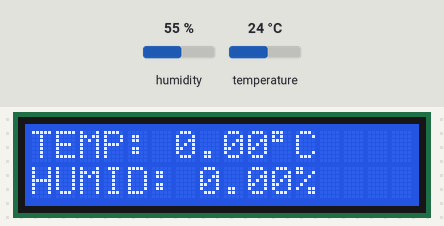
Recording of a sketch running on a simulated ESP32. On the bench: 16×2 character LCD. The inputs (shaded band) are chosen by the test bench; at power-on: humidity 55 %, temperature 24 °C. WiFi joins after 1.5 s; servers stay silent unless stated; what the sketch prints to the serial monitor is not drawn.

Above: at 1.2 s.
1.3 s: humidity set to 22 %
At 5.6 s:
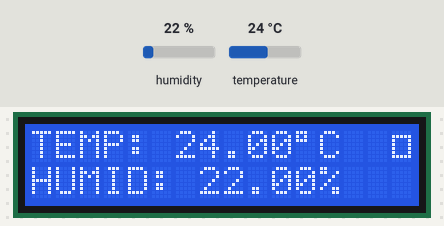
6.5 s: temperature set to 0 °C
At 10.4 s:
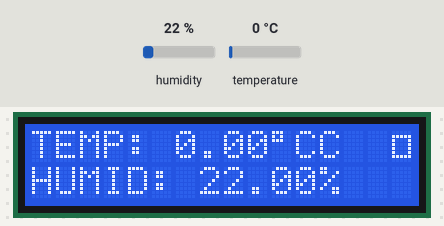
11.5 s: humidity set to 40 %
At 16.2 s:
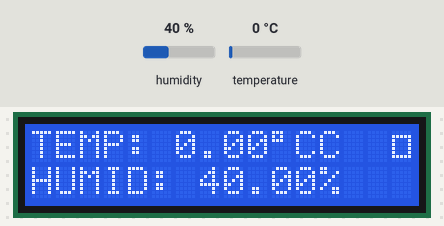
16.5 s: temperature set to 12 °C
At 21.1 s:
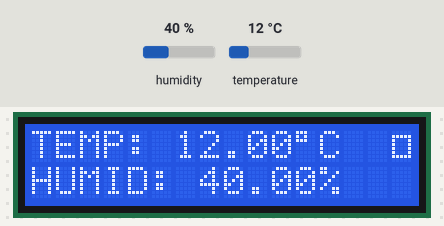
Timing chart, 0 to 22.6 s (numbered marks = the images above; inputs shaded):
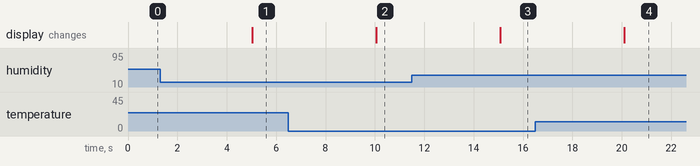

Measured:
- after the input at 6.5 s, the display: changes after 3.6 s (image 2)
- after the input at 11.5 s, the display: changes after 3.6 s (image 3)
- after the input at 16.5 s, the display: changes after 3.6 s (image 4)

The sketch:

Temp_DIsplay_Shield_for_JRC_Board_Webserver.ino
```cpp
#include <WiFi.h>
#include <WebServer.h>
#include <LiquidCrystal.h>
#include <DHT.h>
DHT dht(23, DHT11);
LiquidCrystal lcd(4, 17, 16, 15, 14, 05);
WebServer server(80);

float temp, humidity;
uint32_t timer;
String html;

const char* ssid = "NAF Tech_WiFi";
const char* password = "N@f Tech";
IPAddress local_IP(192, 168, 1, 184);
IPAddress gateway(192, 168, 1, 1);
IPAddress subnet(255, 255, 255, 0);

void sendData() {
  html = "<html><head><title>JRC Board</title>";
  html += "<content=\"width=device-width, initial-scale=1\">";
  html += "<style>html { font-family: Helvetica; display: inline-block; margin: 0px auto; text-align: center;}</style></head>";

  html += "<body><h1>JRC Board Temperature and Humidity Server</h1><br>";  //Header of the webserver
  html += "<h2>Temperature: " + String(temp) + " &deg;C</h2>";         //print temparature value
  html += "<h2>Humidity: " + String(humidity) + " %</h2>";                 //print humidity value
  html += "</body></html>";
  server.send(200, "text/html", html);
}

void setup() {
  Serial.begin(115200);
  lcd.begin(16, 2);
  dht.begin();
  // if (!WiFi.config(local_IP, gateway, subnet)) {
  //   Serial.println("STA Failed to configure");
  // }
  WiFi.begin(ssid, password);
  server.on("/", sendData);
  server.begin();
}

void loop() {
  display();
  reading();
  server.handleClient();
}
```

display.ino
```cpp
void display() {
  lcd.setCursor(0, 0);
  lcd.print("TEMP: " + String(temp) + char(223) + "C");
  lcd.setCursor(0, 1);
  lcd.print("HUMID: " + String(humidity) + "%");
}
```

sensor.ino
```cpp
void reading() {
  if (millis() - timer > 5000) {
    temp = dht.readTemperature();
    humidity = dht.readHumidity();
    status_check();
    timer = millis();
  }
}
```

status.ino
```cpp
void status_check() {
  if (WiFi.status() == WL_CONNECTED) {
    lcd.setCursor(15, 0);
    lcd.print(char(219));
    Serial.println(WiFi.localIP());
  }

  else {
    lcd.setCursor(15, 0);
    lcd.print(" ");
  }
}
```
